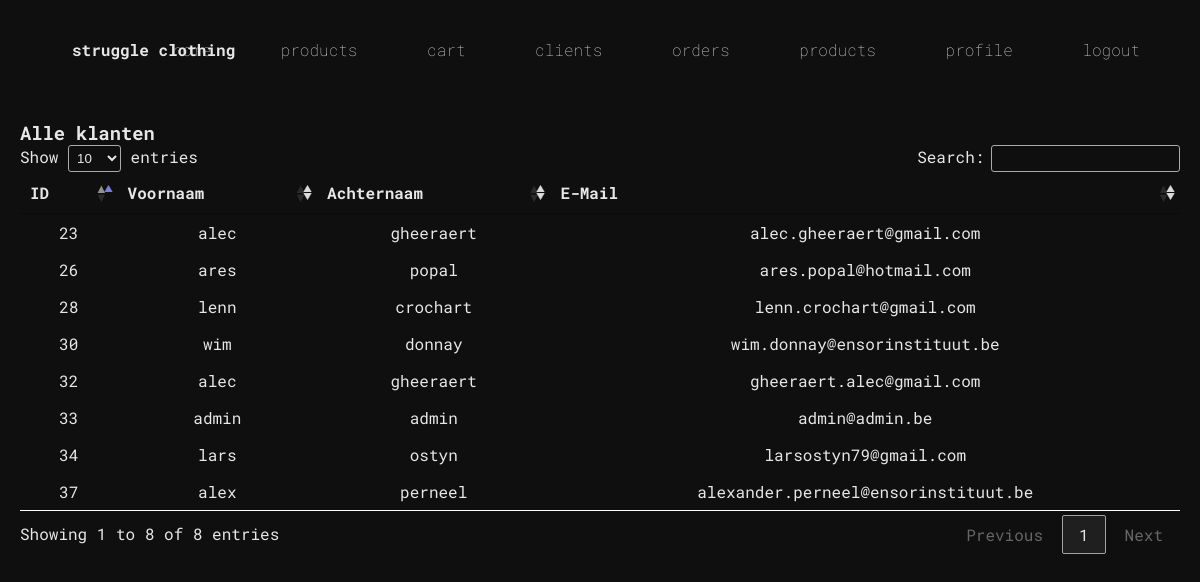
/Admin/clientOverview.php (signed in), run on the app's committed database.
### tables this page shows
CREATE TABLE `klant` (
  `klant_id` int(11) NOT NULL,
  `voornaam` varchar(32) NOT NULL,
  `achternaam` varchar(64) NOT NULL,
  `adres` varchar(64) NOT NULL,
  `stad` varchar(32) NOT NULL,
  `postcode` varchar(10) NOT NULL,
  `land` varchar(32) NOT NULL,
  `email` varchar(64) NOT NULL,
  `wachtwoord` varchar(255) NOT NULL,
  `admin` tinyint(1) DEFAULT NULL,
  `vkey` varchar(45) NOT NULL,
  `geverifieerd` tinyint(1) DEFAULT NULL,
  `tijd_registratie` timestamp NOT NULL DEFAULT current_timestamp()
);

### Admin/clientOverview.php (the view, shortened to what this page needs)
<?php
    require( '../config.php' );
    if (!$_SESSION["ADMIN_OK"]) {
        $url = SITE_DIR."/Error/adminDenied.php";
        header('Location: '.$url);
        die();
    } else {
    $sql = "SELECT klant_id as ID, voornaam as VOORNAAM, achternaam as ACHTERNAAM, email as EMAIL FROM klant";
    $stmt = $pdo -> query( $sql );
    $klanten = $stmt->fetchAll();
?>
<!DOCTYPE html>
<html>
<head>
    <link href="https://cdn.datatables.net/1.10.21/css/jquery.dataTables.min.css" rel="stylesheet" />
    <link href="<?php echo SITE_URL ?>/Style/adminStyle.css" rel="stylesheet" />
    <link href="<?php echo SITE_URL ?>/Style/tableStyle.css" rel="stylesheet" />
    <link href="<?php echo SITE_URL ?>/Style/tableStyle.scss" rel="stylesheet" />
    <link href="<?php echo SITE_URL ?>/Style/navbarStyle.css" rel="stylesheet" />
</head>
<body>
    <?php require( SITE_DIR.'/Include/navbar.php' ); ?>
    <div class="container">
        <h3>Alle klanten</h3>
            <table id="klantTabel">
                <thead>
                    <tr>
                        <th>ID</th>
                        <th>Voornaam</th>
                        <th>Achternaam</th>
                        <th>E-Mail</th>
                    </tr>
                </thead>
                <tbody>
                    <?php foreach ($klanten as $klant) { ?>
                            <tr>
                                <td><a href="clientSpecificOverview.php?id=<?php echo $klant->ID ?>"><?php echo $klant->ID ?></a></td>
                                <td><a href="clientSpecificOverview.php?id=<?php echo $klant->ID ?>"><?php echo $klant->VOORNAAM ?></a></td>
                                <td><a href="clientSpecificOverview.php?id=<?php echo $klant->ID ?>"><?php echo $klant->ACHTERNAAM ?></a></td>
                                <td><a href="clientSpecificOverview.php?id=<?php echo $klant->ID ?>"><?php echo $klant->EMAIL ?></a></td>
                            </tr>
                        <?php } ?>
                </tbody>
            </table>
    </div>
</body>
</html>
<?php } ?>

### Style/adminStyle.css (style rules this page uses)
* { margin: 0; padding: 0; }
body { overflow-x: hidden; font-family: "Roboto Mono" !important; background: #0f0f0f !important; color: #e7e7e7 !important; }
a { color: #e7e7e7; text-decoration: none; }
.container { padding: 120px 20px 0px 20px; }
td { text-align: center; }

### Style/tableStyle.css (style rules this page uses)
table.dataTable { width: 100%; margin: 0 auto; clear: both; border-collapse: separate; border-spacing: 0; }
table.dataTable thead th, table.dataTable tfoot th { font-weight: bold; }
table.dataTable thead th, table.dataTable thead td { padding: 10px 18px; border-bottom: 1px solid white; }
table.dataTable thead .sorting, table.dataTable thead .sorting_asc, table.dataTable thead .sorting_desc, table.dataTable thead .sorting_asc_disabled, table.dataTable thead .sorting_desc_disabled { cursor: pointer; *cursor: hand; background-repeat: no-repeat; background-position: center right; }
table.dataTable thead .sorting { background-image: url("../images/sort_both.png"); }
table.dataTable thead .sorting_asc { background-image: url("../images/sort_asc.png"); }
table.dataTable tbody tr { background-color: #0f0f0f; }
table.dataTable tbody th, table.dataTable tbody td { padding: 8px 10px; }
table.dataTable.no-footer { border-bottom: 1px solid white; }
table.dataTable, table.dataTable th, table.dataTable td { box-sizing: content-box; }

### data on the page
klant: klant_id "23", voornaam "alec", achternaam "gheeraert", email "alec.gheeraert@gmail.com"
klant: klant_id "26", voornaam "ares", achternaam "popal", email "ares.popal@hotmail.com"
klant: klant_id "28", voornaam "lenn", achternaam "crochart", email "lenn.crochart@gmail.com"
klant: klant_id "30", voornaam "wim", achternaam "donnay", email "wim.donnay@ensorinstituut.be"
klant: klant_id "32", voornaam "alec", achternaam "gheeraert", email "gheeraert.alec@gmail.com"
klant: klant_id "33", voornaam "admin", achternaam "admin", email "admin@admin.be"
klant: klant_id "34", voornaam "lars", achternaam "ostyn", email "larsostyn79@gmail.com"
klant: klant_id "37", voornaam "alex", achternaam "perneel", email "alexander.perneel@ensorinstituut.be"
